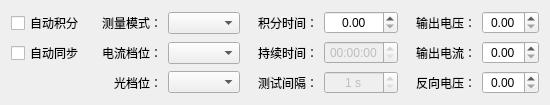
<?xml version="1.0" encoding="UTF-8"?>
<ui version="4.0">
 <class>HTestSetWidget1000A</class>
 <widget class="QWidget" name="HTestSetWidget1000A">
  <property name="geometry">
   <rect>
    <x>0</x>
    <y>0</y>
    <width>544</width>
    <height>90</height>
   </rect>
  </property>
  <property name="windowTitle">
   <string>Form</string>
  </property>
  <layout class="QGridLayout" name="gridLayout">
   <item row="0" column="0">
    <widget class="QCheckBox" name="checkBox_1">
     <property name="sizePolicy">
      <sizepolicy hsizetype="Minimum" vsizetype="Fixed">
       <horstretch>0</horstretch>
       <verstretch>0</verstretch>
      </sizepolicy>
     </property>
     <property name="text">
      <string>自动积分</string>
     </property>
    </widget>
   </item>
   <item row="0" column="1">
    <widget class="QLabel" name="label_003">
     <property name="minimumSize">
      <size>
       <width>72</width>
       <height>0</height>
      </size>
     </property>
     <property name="text">
      <string>测量模式：</string>
     </property>
     <property name="alignment">
      <set>Qt::AlignRight|Qt::AlignTrailing|Qt::AlignVCenter</set>
     </property>
     <property name="buddy">
      <cstring>comboBox_1</cstring>
     </property>
    </widget>
   </item>
   <item row="0" column="2">
    <widget class="QComboBox" name="comboBox_1"/>
   </item>
   <item row="0" column="3">
    <widget class="QLabel" name="label_001">
     <property name="minimumSize">
      <size>
       <width>72</width>
       <height>0</height>
      </size>
     </property>
     <property name="text">
      <string>积分时间：</string>
     </property>
     <property name="alignment">
      <set>Qt::AlignRight|Qt::AlignTrailing|Qt::AlignVCenter</set>
     </property>
     <property name="buddy">
      <cstring>doubleSpinBox_1</cstring>
     </property>
    </widget>
   </item>
   <item row="0" column="4">
    <widget class="QDoubleSpinBox" name="doubleSpinBox_1">
     <property name="alignment">
      <set>Qt::AlignCenter</set>
     </property>
    </widget>
   </item>
   <item row="0" column="5">
    <widget class="QLabel" name="label_002">
     <property name="minimumSize">
      <size>
       <width>72</width>
       <height>0</height>
      </size>
     </property>
     <property name="text">
      <string>输出电压：</string>
     </property>
     <property name="alignment">
      <set>Qt::AlignRight|Qt::AlignTrailing|Qt::AlignVCenter</set>
     </property>
     <property name="buddy">
      <cstring>doubleSpinBox_1</cstring>
     </property>
    </widget>
   </item>
   <item row="0" column="6">
    <widget class="QDoubleSpinBox" name="doubleSpinBox_2">
     <property name="alignment">
      <set>Qt::AlignCenter</set>
     </property>
    </widget>
   </item>
   <item row="1" column="0">
    <widget class="QCheckBox" name="checkBox_2">
     <property name="sizePolicy">
      <sizepolicy hsizetype="Minimum" vsizetype="Fixed">
       <horstretch>0</horstretch>
       <verstretch>0</verstretch>
      </sizepolicy>
     </property>
     <property name="text">
      <string>自动同步</string>
     </property>
    </widget>
   </item>
   <item row="1" column="1">
    <widget class="QLabel" name="label_009">
     <property name="minimumSize">
      <size>
       <width>72</width>
       <height>0</height>
      </size>
     </property>
     <property name="text">
      <string>电流档位：</string>
     </property>
     <property name="alignment">
      <set>Qt::AlignRight|Qt::AlignTrailing|Qt::AlignVCenter</set>
     </property>
     <property name="buddy">
      <cstring>comboBox_1</cstring>
     </property>
    </widget>
   </item>
   <item row="1" column="2">
    <widget class="QComboBox" name="comboBox_2"/>
   </item>
   <item row="1" column="3">
    <widget class="QLabel" name="label_007">
     <property name="minimumSize">
      <size>
       <width>72</width>
       <height>0</height>
      </size>
     </property>
     <property name="text">
      <string>持续时间：</string>
     </property>
     <property name="alignment">
      <set>Qt::AlignRight|Qt::AlignTrailing|Qt::AlignVCenter</set>
     </property>
     <property name="buddy">
      <cstring>comboBox_1</cstring>
     </property>
    </widget>
   </item>
   <item row="1" column="4">
    <widget class="QTimeEdit" name="timeEdit_1">
     <property name="enabled">
      <bool>false</bool>
     </property>
     <property name="frame">
      <bool>true</bool>
     </property>
     <property name="alignment">
      <set>Qt::AlignCenter</set>
     </property>
     <property name="displayFormat">
      <string>HH:mm:ss</string>
     </property>
    </widget>
   </item>
   <item row="1" column="5">
    <widget class="QLabel" name="label_004">
     <property name="minimumSize">
      <size>
       <width>72</width>
       <height>0</height>
      </size>
     </property>
     <property name="text">
      <string>输出电流：</string>
     </property>
     <property name="alignment">
      <set>Qt::AlignRight|Qt::AlignTrailing|Qt::AlignVCenter</set>
     </property>
     <property name="buddy">
      <cstring>doubleSpinBox_1</cstring>
     </property>
    </widget>
   </item>
   <item row="1" column="6">
    <widget class="QDoubleSpinBox" name="doubleSpinBox_3">
     <property name="alignment">
      <set>Qt::AlignCenter</set>
     </property>
    </widget>
   </item>
   <item row="2" column="1">
    <widget class="QLabel" name="label_010">
     <property name="minimumSize">
      <size>
       <width>72</width>
       <height>0</height>
      </size>
     </property>
     <property name="text">
      <string>光档位：</string>
     </property>
     <property name="alignment">
      <set>Qt::AlignRight|Qt::AlignTrailing|Qt::AlignVCenter</set>
     </property>
     <property name="buddy">
      <cstring>comboBox_1</cstring>
     </property>
    </widget>
   </item>
   <item row="2" column="2">
    <widget class="QComboBox" name="comboBox_3"/>
   </item>
   <item row="2" column="3">
    <widget class="QLabel" name="label_008">
     <property name="minimumSize">
      <size>
       <width>72</width>
       <height>0</height>
      </size>
     </property>
     <property name="text">
      <string>测试间隔：</string>
     </property>
     <property name="alignment">
      <set>Qt::AlignRight|Qt::AlignTrailing|Qt::AlignVCenter</set>
     </property>
     <property name="buddy">
      <cstring>comboBox_1</cstring>
     </property>
    </widget>
   </item>
   <item row="2" column="4">
    <widget class="QSpinBox" name="spinBox_1">
     <property name="enabled">
      <bool>false</bool>
     </property>
     <property name="alignment">
      <set>Qt::AlignCenter</set>
     </property>
     <property name="suffix">
      <string> s</string>
     </property>
     <property name="minimum">
      <number>1</number>
     </property>
     <property name="maximum">
      <number>1000</number>
     </property>
    </widget>
   </item>
   <item row="2" column="5">
    <widget class="QLabel" name="label_005">
     <property name="minimumSize">
      <size>
       <width>72</width>
       <height>0</height>
      </size>
     </property>
     <property name="text">
      <string>反向电压：</string>
     </property>
     <property name="alignment">
      <set>Qt::AlignRight|Qt::AlignTrailing|Qt::AlignVCenter</set>
     </property>
     <property name="buddy">
      <cstring>doubleSpinBox_1</cstring>
     </property>
    </widget>
   </item>
   <item row="2" column="6">
    <widget class="QDoubleSpinBox" name="doubleSpinBox_4">
     <property name="alignment">
      <set>Qt::AlignCenter</set>
     </property>
    </widget>
   </item>
  </layout>
 </widget>
 <resources/>
 <connections/>
</ui>
